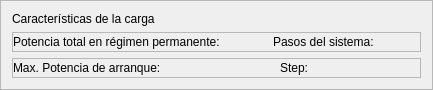
                                 <widget class="QFrame" name="data_carga_dim">
                                  <property name="maximumSize">
                                   <size>
                                    <width>16777215</width>
                                    <height>80</height>
                                   </size>
                                  </property>
                                  <property name="frameShape">
                                   <enum>QFrame::StyledPanel</enum>
                                  </property>
                                  <property name="frameShadow">
                                   <enum>QFrame::Raised</enum>
                                  </property>
                                  <layout class="QVBoxLayout" name="verticalLayout_62">
                                   <item>
                                    <widget class="QLabel" name="caracteristicas_carga_label">
                                     <property name="text">
                                      <string>Características de la carga</string>
                                     </property>
                                    </widget>
                                   </item>
                                   <item>
                                    <widget class="QFrame" name="frame_38">
                                     <property name="minimumSize">
                                      <size>
                                       <width>0</width>
                                       <height>20</height>
                                      </size>
                                     </property>
                                     <property name="frameShape">
                                      <enum>QFrame::StyledPanel</enum>
                                     </property>
                                     <property name="frameShadow">
                                      <enum>QFrame::Raised</enum>
                                     </property>
                                     <layout class="QHBoxLayout" name="horizontalLayout_76">
                                      <property name="leftMargin">
                                       <number>0</number>
                                      </property>
                                      <property name="topMargin">
                                       <number>0</number>
                                      </property>
                                      <property name="rightMargin">
                                       <number>0</number>
                                      </property>
                                      <property name="bottomMargin">
                                       <number>0</number>
                                      </property>
                                      <item>
                                       <widget class="QLabel" name="potencia_rp_dim_label">
                                        <property name="text">
                                         <string>Potencia total en régimen permanente:</string>
                                        </property>
                                       </widget>
                                      </item>
                                      <item>
                                       <widget class="QLabel" name="potencia_rp_dim">
                                        <property name="text">
                                         <string/>
                                        </property>
                                       </widget>
                                      </item>
                                      <item>
                                       <spacer name="horizontalSpacer_68">
                                        <property name="orientation">
                                         <enum>Qt::Horizontal</enum>
                                        </property>
                                        <property name="sizeHint" stdset="0">
                                         <size>
                                          <width>28</width>
                                          <height>17</height>
                                         </size>
                                        </property>
                                       </spacer>
                                      </item>
                                      <item>
                                       <widget class="QLabel" name="pasos_dim_label">
                                        <property name="text">
                                         <string>Pasos del sistema:</string>
                                        </property>
                                       </widget>
                                      </item>
                                      <item>
                                       <widget class="QLabel" name="pasos_dim">
                                        <property name="text">
                                         <string/>
                                        </property>
                                       </widget>
                                      </item>
                                      <item>
                                       <spacer name="horizontalSpacer_69">
                                        <property name="orientation">
                                         <enum>Qt::Horizontal</enum>
                                        </property>
                                        <property name="sizeHint" stdset="0">
                                         <size>
                                          <width>29</width>
                                          <height>17</height>
                                         </size>
                                        </property>
                                       </spacer>
                                      </item>
                                     </layout>
                                    </widget>
                                   </item>
                                   <item>
                                    <widget class="QFrame" name="frame_46">
                                     <property name="minimumSize">
                                      <size>
                                       <width>0</width>
                                       <height>20</height>
                                      </size>
                                     </property>
                                     <property name="frameShape">
                                      <enum>QFrame::StyledPanel</enum>
                                     </property>
                                     <property name="frameShadow">
                                      <enum>QFrame::Raised</enum>
                                     </property>
                                     <layout class="QHBoxLayout" name="horizontalLayout_85">
                                      <property name="leftMargin">
                                       <number>0</number>
                                      </property>
                                      <property name="topMargin">
                                       <number>0</number>
                                      </property>
                                      <property name="rightMargin">
                                       <number>0</number>
                                      </property>
                                      <property name="bottomMargin">
                                       <number>0</number>
                                      </property>
                                      <item>
                                       <widget class="QLabel" name="max_p_arr_dim_label">
                                        <property name="text">
                                         <string>Max. Potencia de arranque:</string>
                                        </property>
                                       </widget>
                                      </item>
                                      <item>
                                       <widget class="QLabel" name="max_p_arr_dim">
                                        <property name="text">
                                         <string/>
                                        </property>
                                       </widget>
                                      </item>
                                      <item>
                                       <spacer name="horizontalSpacer_70">
                                        <property name="orientation">
                                         <enum>Qt::Horizontal</enum>
                                        </property>
                                        <property name="sizeHint" stdset="0">
                                         <size>
                                          <width>100</width>
                                          <height>17</height>
                                         </size>
                                        </property>
                                       </spacer>
                                      </item>
                                      <item>
                                       <widget class="QLabel" name="step_dim_label">
                                        <property name="text">
                                         <string>Step:</string>
                                        </property>
                                       </widget>
                                      </item>
                                      <item>
                                       <widget class="QLabel" name="step_dim">
                                        <property name="text">
                                         <string/>
                                        </property>
                                       </widget>
                                      </item>
                                      <item>
                                       <spacer name="horizontalSpacer_71">
                                        <property name="orientation">
                                         <enum>Qt::Horizontal</enum>
                                        </property>
                                        <property name="sizeHint" stdset="0">
                                         <size>
                                          <width>99</width>
                                          <height>17</height>
                                         </size>
                                        </property>
                                       </spacer>
                                      </item>
                                     </layout>
                                    </widget>
                                   </item>
                                   <item>
                                    <spacer name="verticalSpacer_16">
                                     <property name="orientation">
                                      <enum>Qt::Vertical</enum>
                                     </property>
                                     <property name="sizeHint" stdset="0">
                                      <size>
                                       <width>20</width>
                                       <height>2</height>
                                      </size>
                                     </property>
                                    </spacer>
                                   </item>
                                  </layout>
                                 </widget>
